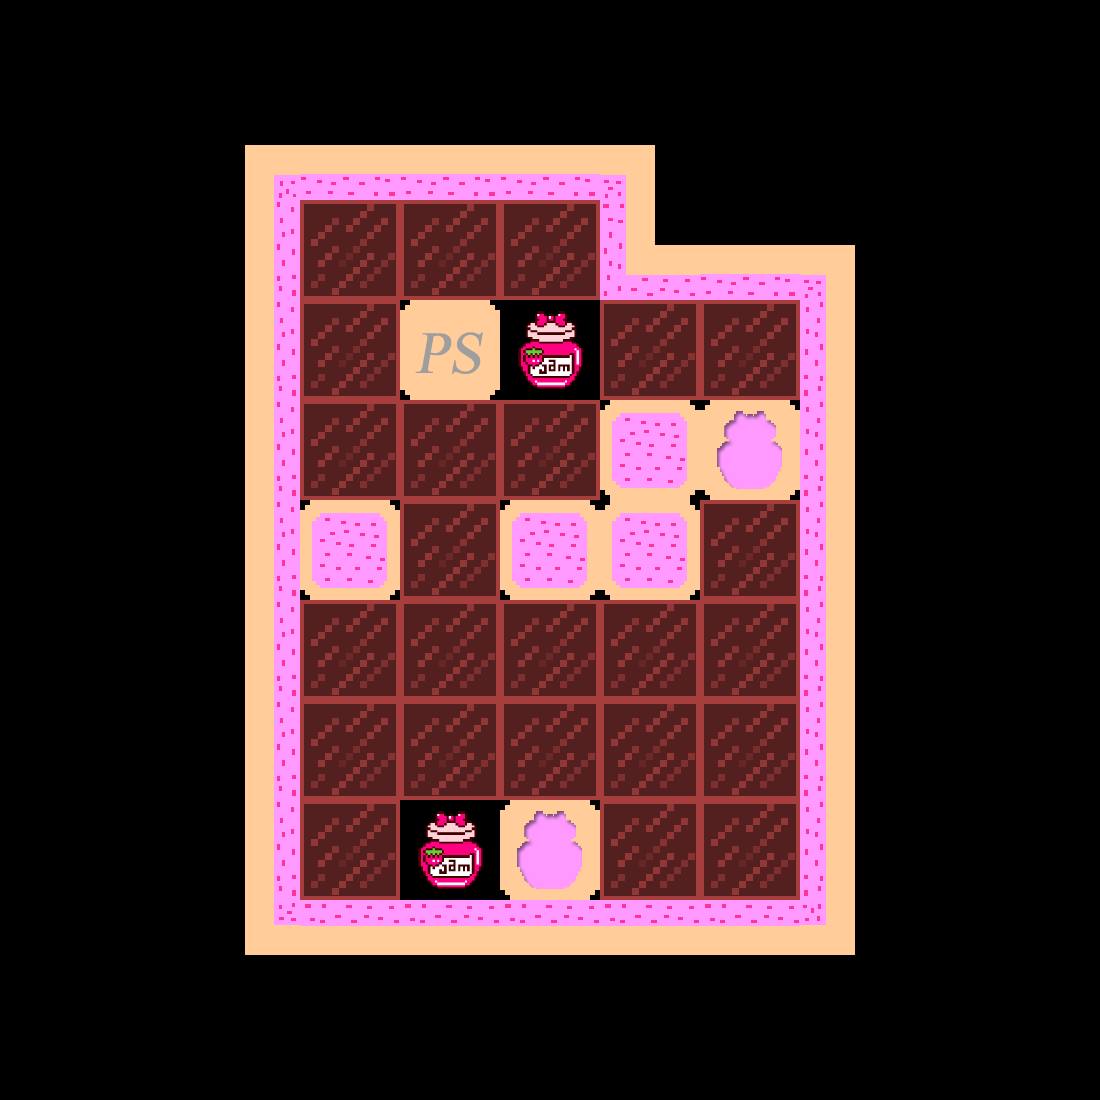

A 2D game scene composited from a Tiled map and its tileset images. What follows is a short description and the map's XML, with each tile layer's data collapsed to a summary:
An orthogonal 11x11 tile map with 100x100 px tiles, 1 tile layer (Calque de Tile 1).

<map version="1.0" orientation="orthogonal" width="11" height="11" tilewidth="100" tileheight="100">
 <properties>
  <property name="eatPower" value="0" />
  <property name="par" value="15" />
 </properties>
 <tileset firstgid="1" name="newTileSet" tilewidth="100" tileheight="100">
  <image source="../img/sprite/game/newTileSet.png" width="700" height="400" />
 </tileset>
 <layer name="Calque de Tile 1" width="11" height="11">
  <data>[121 cells, 61 non-empty, 14 distinct tile ids]</data>
 </layer>
</map>
